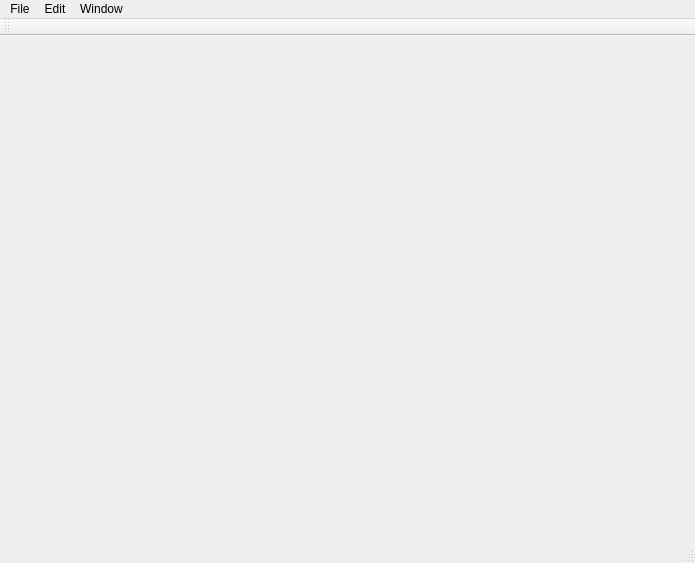
<?xml version="1.0" encoding="UTF-8"?>
<ui version="4.0">
 <class>MAIN_WINDOWClass</class>
 <widget class="QMainWindow" name="MAIN_WINDOWClass">
  <property name="geometry">
   <rect>
    <x>0</x>
    <y>0</y>
    <width>695</width>
    <height>563</height>
   </rect>
  </property>
  <property name="windowTitle">
   <string>MAIN_WINDOW</string>
  </property>
  <widget class="QWidget" name="centralWidget"/>
  <widget class="QMenuBar" name="menuBar">
   <property name="geometry">
    <rect>
     <x>0</x>
     <y>0</y>
     <width>695</width>
     <height>21</height>
    </rect>
   </property>
   <widget class="QMenu" name="menuFile">
    <property name="title">
     <string>File</string>
    </property>
    <addaction name="actionNew"/>
    <addaction name="actionLoad"/>
    <addaction name="actionSave"/>
    <addaction name="separator"/>
   </widget>
   <widget class="QMenu" name="menuEdit">
    <property name="title">
     <string>Edit</string>
    </property>
    <addaction name="actionUndo"/>
    <addaction name="actionRedo"/>
   </widget>
   <widget class="QMenu" name="menuWindow">
    <property name="title">
     <string>Window</string>
    </property>
    <addaction name="actionMaximise"/>
    <addaction name="actionMinimise"/>
    <addaction name="actionFullscreen"/>
    <addaction name="actionExit_3"/>
   </widget>
   <addaction name="menuFile"/>
   <addaction name="menuEdit"/>
   <addaction name="menuWindow"/>
  </widget>
  <widget class="QToolBar" name="mainToolBar">
   <attribute name="toolBarArea">
    <enum>TopToolBarArea</enum>
   </attribute>
   <attribute name="toolBarBreak">
    <bool>false</bool>
   </attribute>
  </widget>
  <widget class="QStatusBar" name="statusBar"/>
  <action name="actionLoad">
   <property name="text">
    <string>Load</string>
   </property>
  </action>
  <action name="actionSave">
   <property name="text">
    <string>Save</string>
   </property>
  </action>
  <action name="actionUndo">
   <property name="text">
    <string>Undo</string>
   </property>
  </action>
  <action name="actionRedo">
   <property name="text">
    <string>Redo</string>
   </property>
  </action>
  <action name="actionMaximise">
   <property name="text">
    <string>Maximise</string>
   </property>
  </action>
  <action name="actionMinimise">
   <property name="text">
    <string>Minimise</string>
   </property>
  </action>
  <action name="actionExit">
   <property name="text">
    <string>Exit</string>
   </property>
  </action>
  <action name="actionExit_2">
   <property name="text">
    <string>Exit</string>
   </property>
  </action>
  <action name="actionFullscreen">
   <property name="text">
    <string>Fullscreen</string>
   </property>
  </action>
  <action name="actionExit_3">
   <property name="text">
    <string>Exit</string>
   </property>
  </action>
  <action name="actionNew">
   <property name="text">
    <string>New</string>
   </property>
  </action>
 </widget>
 <layoutdefault spacing="6" margin="11"/>
 <resources>
  <include location="Main_Window.qrc"/>
 </resources>
 <connections>
  <connection>
   <sender>actionMaximise</sender>
   <signal>triggered()</signal>
   <receiver>MAIN_WINDOWClass</receiver>
   <slot>showMaximized()</slot>
   <hints>
    <hint type="sourcelabel">
     <x>-1</x>
     <y>-1</y>
    </hint>
    <hint type="destinationlabel">
     <x>299</x>
     <y>199</y>
    </hint>
   </hints>
  </connection>
  <connection>
   <sender>actionMinimise</sender>
   <signal>triggered()</signal>
   <receiver>MAIN_WINDOWClass</receiver>
   <slot>showMinimized()</slot>
   <hints>
    <hint type="sourcelabel">
     <x>-1</x>
     <y>-1</y>
    </hint>
    <hint type="destinationlabel">
     <x>299</x>
     <y>199</y>
    </hint>
   </hints>
  </connection>
  <connection>
   <sender>actionFullscreen</sender>
   <signal>triggered()</signal>
   <receiver>MAIN_WINDOWClass</receiver>
   <slot>showFullScreen()</slot>
   <hints>
    <hint type="sourcelabel">
     <x>-1</x>
     <y>-1</y>
    </hint>
    <hint type="destinationlabel">
     <x>347</x>
     <y>281</y>
    </hint>
   </hints>
  </connection>
  <connection>
   <sender>actionExit_3</sender>
   <signal>triggered()</signal>
   <receiver>MAIN_WINDOWClass</receiver>
   <slot>close()</slot>
   <hints>
    <hint type="sourcelabel">
     <x>-1</x>
     <y>-1</y>
    </hint>
    <hint type="destinationlabel">
     <x>347</x>
     <y>281</y>
    </hint>
   </hints>
  </connection>
 </connections>
</ui>
